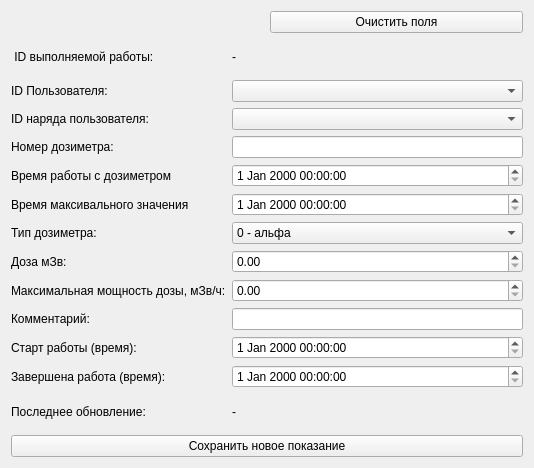
                        <widget class="QWidget" name="scrollAreaWidgetContents_9">
                         <property name="geometry">
                          <rect>
                           <x>0</x>
                           <y>0</y>
                           <width>534</width>
                           <height>468</height>
                          </rect>
                         </property>
                         <layout class="QGridLayout" name="gridLayout_70">
                          <item row="1" column="1">
                           <layout class="QVBoxLayout" name="verticalLayout_ForDoseBtn">
                            <item>
                             <widget class="QPushButton" name="pushButton_DoseSaveNew">
                              <property name="text">
                               <string>Сохранить новое показание</string>
                              </property>
                             </widget>
                            </item>
                           </layout>
                          </item>
                          <item row="0" column="1">
                           <layout class="QGridLayout" name="gridLayout_71">
                            <item row="0" column="1">
                             <widget class="QPushButton" name="pushButton_DoseCleanInput">
                              <property name="text">
                               <string>Очистить поля</string>
                              </property>
                             </widget>
                            </item>
                            <item row="1" column="0" colspan="2">
                             <layout class="QGridLayout" name="gridLayout_72">
                              <item row="0" column="1">
                               <widget class="QLabel" name="label_DoseId">
                                <property name="text">
                                 <string>-</string>
                                </property>
                               </widget>
                              </item>
                              <item row="8" column="0">
                               <widget class="QLabel" name="label_177">
                                <property name="text">
                                 <string>Тип дозиметра:</string>
                                </property>
                               </widget>
                              </item>
                              <item row="13" column="0">
                               <widget class="QLabel" name="label_186">
                                <property name="text">
                                 <string>Старт работы (время):</string>
                                </property>
                               </widget>
                              </item>
                              <item row="5" column="1">
                               <widget class="QDateTimeEdit" name="timeEdit_Time"/>
                              </item>
                              <item row="3" column="1">
                               <widget class="QLineEdit" name="spinBox_DoseNomerPdd"/>
                              </item>
                              <item row="3" column="0">
                               <widget class="QLabel" name="label_176">
                                <property name="text">
                                 <string>Номер дозиметра:</string>
                                </property>
                               </widget>
                              </item>
                              <item row="12" column="0">
                               <widget class="QLabel" name="label_181">
                                <property name="text">
                                 <string>Комментарий:</string>
                                </property>
                               </widget>
                              </item>
                              <item row="16" column="0">
                               <widget class="QLabel" name="label_184">
                                <property name="text">
                                 <string>Завершена работа (время):</string>
                                </property>
                               </widget>
                              </item>
                              <item row="17" column="1">
                               <widget class="QLabel" name="label_DoseLastUpdate">
                                <property name="text">
                                 <string>-</string>
                                </property>
                               </widget>
                              </item>
                              <item row="8" column="1">
                               <widget class="QComboBox" name="comboBox_TypePpd">
                                <item>
                                 <property name="text">
                                  <string>0 - альфа</string>
                                 </property>
                                </item>
                                <item>
                                 <property name="text">
                                  <string>1 - гамма</string>
                                 </property>
                                </item>
                                <item>
                                 <property name="text">
                                  <string>2 - нейтроны</string>
                                 </property>
                                </item>
                                <item>
                                 <property name="text">
                                  <string>3 - бета</string>
                                 </property>
                                </item>
                               </widget>
                              </item>
                              <item row="11" column="0">
                               <widget class="QLabel" name="label_178">
                                <property name="text">
                                 <string>Mаксимальная мощность дозы, мЗв/ч:</string>
                                </property>
                               </widget>
                              </item>
                              <item row="12" column="1">
                               <widget class="QLineEdit" name="lineEdit_DoseNote"/>
                              </item>
                              <item row="11" column="1">
                               <widget class="QDoubleSpinBox" name="spinBox_DoseRateMax"/>
                              </item>
                              <item row="2" column="1">
                               <widget class="QComboBox" name="comboBox_DoseUsersDutyId"/>
                              </item>
                              <item row="5" column="0">
                               <widget class="QLabel" name="label_179">
                                <property name="text">
                                 <string>Время работы c дозиметром</string>
                                </property>
                               </widget>
                              </item>
                              <item row="0" column="0">
                               <widget class="QLabel" name="label_183">
                                <property name="text">
                                 <string> ID выполняемой работы:</string>
                                </property>
                               </widget>
                              </item>
                              <item row="13" column="1">
                               <widget class="QDateTimeEdit" name="timeEdit_DoseStartWork"/>
                              </item>
                              <item row="7" column="0">
                               <widget class="QLabel" name="label_180">
                                <property name="text">
                                 <string>Время максивального значения</string>
                                </property>
                               </widget>
                              </item>
                              <item row="2" column="0">
                               <widget class="QLabel" name="label_182">
                                <property name="text">
                                 <string>ID наряда пользователя:</string>
                                </property>
                               </widget>
                              </item>
                              <item row="1" column="0">
                               <widget class="QLabel" name="label_175">
                                <property name="text">
                                 <string>ID Пользователя:</string>
                                </property>
                               </widget>
                              </item>
                              <item row="9" column="0">
                               <widget class="QLabel" name="label_174">
                                <property name="text">
                                 <string>Доза мЗв:</string>
                                </property>
                               </widget>
                              </item>
                              <item row="16" column="1">
                               <widget class="QDateTimeEdit" name="timeEdit_FinishWork"/>
                              </item>
                              <item row="1" column="1">
                               <widget class="QComboBox" name="comboBox_DoseUserId"/>
                              </item>
                              <item row="17" column="0">
                               <widget class="QLabel" name="label_185">
                                <property name="text">
                                 <string>Последнее обновление:</string>
                                </property>
                               </widget>
                              </item>
                              <item row="9" column="1">
                               <widget class="QDoubleSpinBox" name="doubleSpinBox_DoseDose"/>
                              </item>
                              <item row="7" column="1">
                               <widget class="QDateTimeEdit" name="timeEdit_DoseTimeMax"/>
                              </item>
                             </layout>
                            </item>
                            <item row="0" column="0">
                             <spacer name="horizontalSpacer_11">
                              <property name="orientation">
                               <enum>Qt::Orientation::Horizontal</enum>
                              </property>
                              <property name="sizeType">
                               <enum>QSizePolicy::Policy::Minimum</enum>
                              </property>
                              <property name="sizeHint" stdset="0">
                               <size>
                                <width>40</width>
                                <height>20</height>
                               </size>
                              </property>
                             </spacer>
                            </item>
                           </layout>
                          </item>
                         </layout>
                        </widget>
